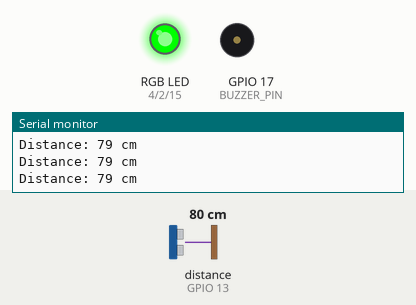
A sketch run on a simulated ESP32. On the bench: an RGB LED mixed from three pins (HIGH = lit), buzzer (waves = sounding), the last lines printed to the serial monitor. Wiring (inferred from the names in the program): ultrasonic range finder: trigger GPIO 12; echo GPIO 13. Inputs (shaded band) come from the test bench; at power-on: distance to the obstacle (sensor on GPIO 13) 80 cm. The echo pulse lasts 58.3 µs per cm; pins used as bus, display or sensor lines are not drawn.

Above: at 1.2 s.
1.3 s: distance to the obstacle (sensor on GPIO 13) set to 55 cm
2.8 s: distance to the obstacle (sensor on GPIO 13) set to 48 cm
At 3.06 s:
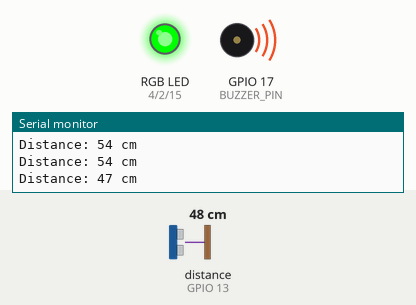
5.8 s: distance to the obstacle (sensor on GPIO 13) set to 35 cm
8.8 s: distance to the obstacle (sensor on GPIO 13) set to 27 cm
At 9.6 s:
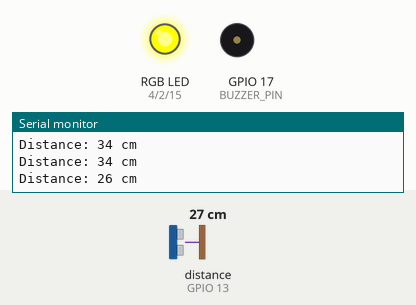
11.8 s: distance to the obstacle (sensor on GPIO 13) set to 23 cm
14.8 s: distance to the obstacle (sensor on GPIO 13) set to 19 cm
At 15.34 s:
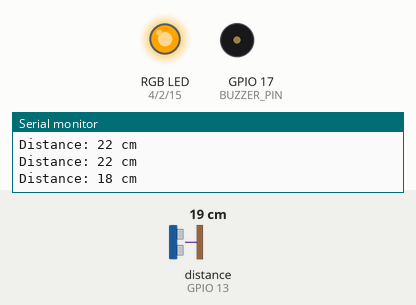
Timing chart, 0 to 18.8 s (numbered marks = the images above; inputs shaded):
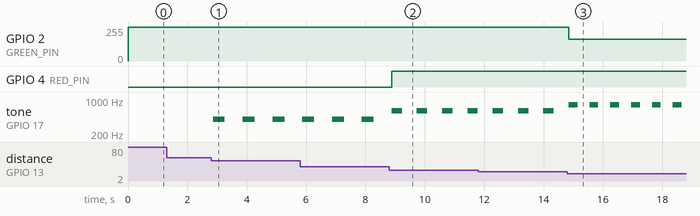

The sketch:

esp32-parking.ino
```cpp
#define TRIG_PIN 12
#define ECHO_PIN 13

#define RED_PIN 4
#define GREEN_PIN 2
#define BLUE_PIN 15

#define BUZZER_PIN 17

void setup() {
    Serial.begin(115200);

    pinMode(TRIG_PIN, OUTPUT);
    pinMode(ECHO_PIN, INPUT);

    pinMode(RED_PIN, OUTPUT);
    pinMode(GREEN_PIN, OUTPUT);
    pinMode(BLUE_PIN, OUTPUT);

    pinMode(BUZZER_PIN, OUTPUT);
}

long getDistance() {
    digitalWrite(TRIG_PIN, LOW);
    delayMicroseconds(2);
    digitalWrite(TRIG_PIN, HIGH);
    delayMicroseconds(10);
    digitalWrite(TRIG_PIN, LOW);

    long duration = pulseIn(ECHO_PIN, HIGH);
    long distance = duration * 0.034 / 2;  // Convert to cm
    return distance;
}

void setColor(int r, int g, int b) {
    analogWrite(RED_PIN, r);
    analogWrite(GREEN_PIN, g);
    analogWrite(BLUE_PIN, b);
}

void beep(int frequency, int duration, int pause) {
    tone(BUZZER_PIN, frequency);
    delay(duration);
    noTone(BUZZER_PIN);
    delay(pause);
}

void loop() {
    long distance = getDistance();
    Serial.print("Distance: ");
    Serial.print(distance);
    Serial.println(" cm");

    if (distance < 5) {  // 🔴 AAAAAAA!
        setColor(255, 0, 0);  // RED
        tone(BUZZER_PIN, 1000);  // Long Beep
    }
    else if (distance >= 5 && distance < 10) {  // 🔴 Very Close
        setColor(255, 0, 0);
        beep(1000, 250, 150);
    }
    else if (distance >= 10 && distance < 20) {  // 🟠 Medium Close
        setColor(255, 165, 0);  // Orange
        beep(800, 300, 200);
    }
    else if (distance >= 20 && distance < 30) {  // 🟡 Near
        setColor(255, 255, 0);  // Yellow
        beep(600, 350, 300);
    }
    else if (distance >= 30 && distance < 50) {  // 🟢 Far
        setColor(0, 255, 0);  // Green
        beep(400, 400, 400);
    }
    else {  // Safe distance
        setColor(0, 255, 0);  // Green
    }

    delay(200);
}
```

Measured:
- the behaviour switches between 51 and 50 cm on distance to the obstacle (sensor on GPIO 13) (found by bisection; images 0 and 1)
- the behaviour switches between 31 and 30 cm on distance to the obstacle (sensor on GPIO 13) (found by bisection; images 1 and 2)
- the behaviour switches between 21 and 20 cm on distance to the obstacle (sensor on GPIO 13) (found by bisection; images 2 and 3)
- after the input at 2.8 s, tone on GPIO 17 (BUZZER_PIN): alternates 400 Hz for 0.40 s and silent for 0.60 s, starting after 0.07 s
- after the input at 8.8 s, GPIO 4 (RED_PIN): LOW → HIGH after 0.08 s
- after the input at 14.8 s, GPIO 2 (GREEN_PIN): 255/255 → 165/255 after 0.05 s
